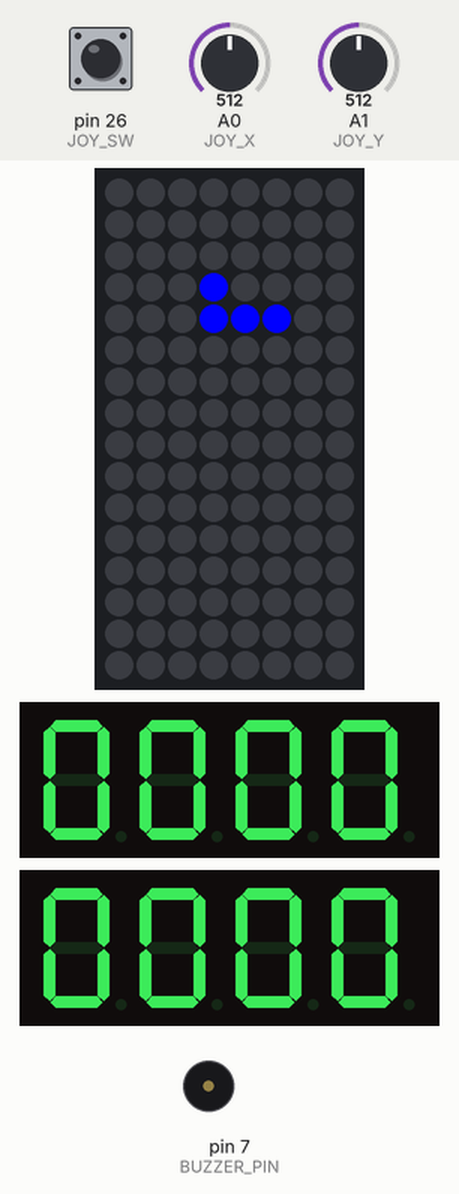
Recording of a sketch running on a simulated Arduino Mega 2560, built with avr-gcc and run on an emulated ATmega2560. Parts: 8×16 RGB LED matrix (first LED top left, wired row by row), 2 × 4-digit seven-segment display, buzzer (waves = sounding). The inputs (shaded band) are chosen by the test bench; at power-on: A1 (JOY_Y) = 512, A0 (JOY_X) = 512, pin 26 (JOY_SW) HIGH. Random numbers use the default seed unless the sketch sets one.

Above: at 1.7 s.
1.8 s: A1 (JOY_Y) set to 390
At 3.65 s:
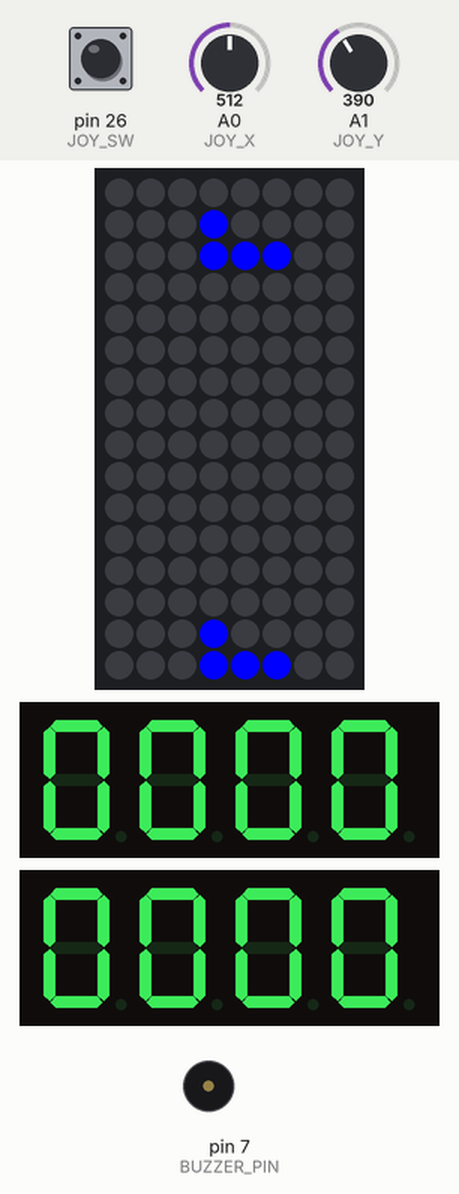
4.8 s: A0 (JOY_X) set to 586
7.8 s: A0 (JOY_X) set to 617
At 8.33 s:
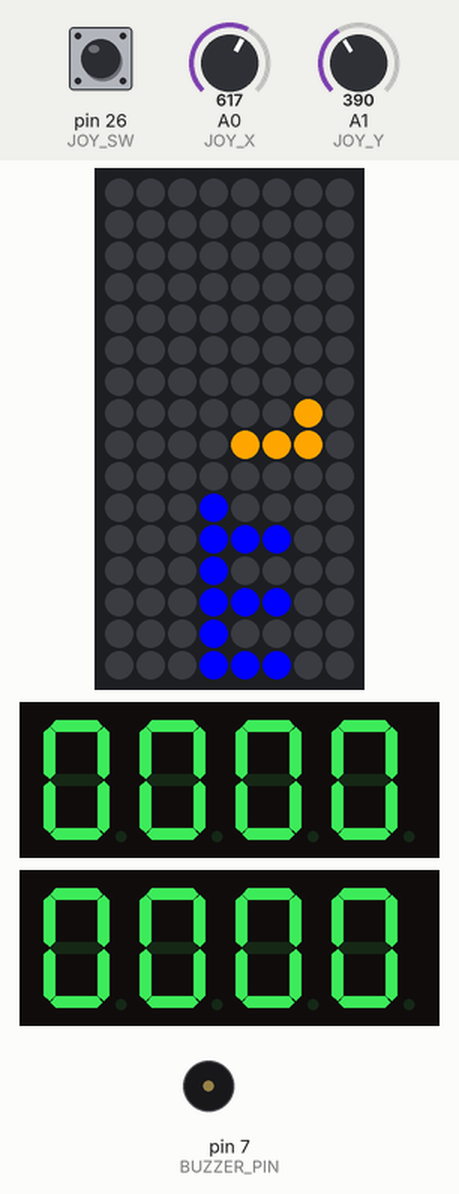
10.8 s: pin 26 (JOY_SW) pulled LOW for 1 s
At 11.61 s:
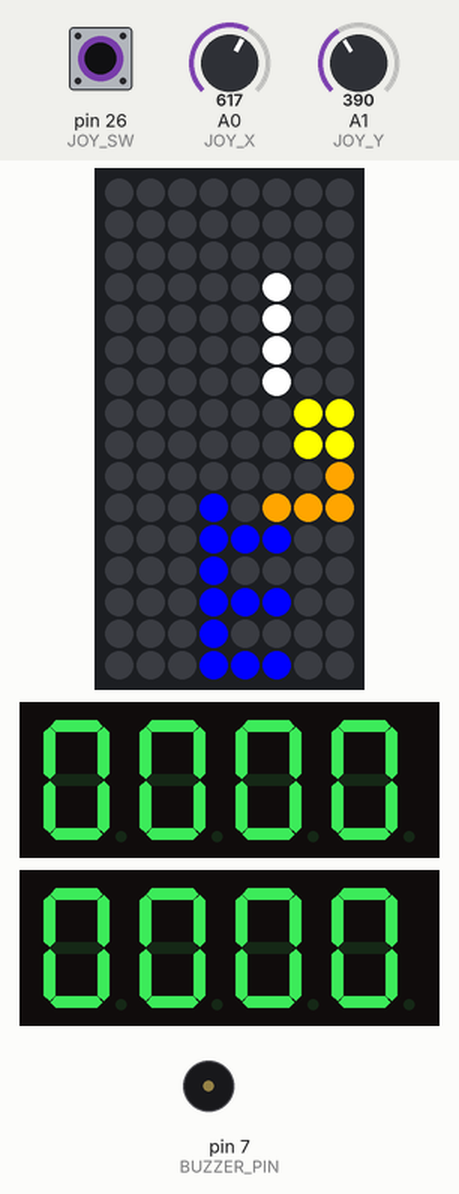
12.4 s: pin 26 (JOY_SW) pulled LOW for 0.15 s
At 12.92 s:
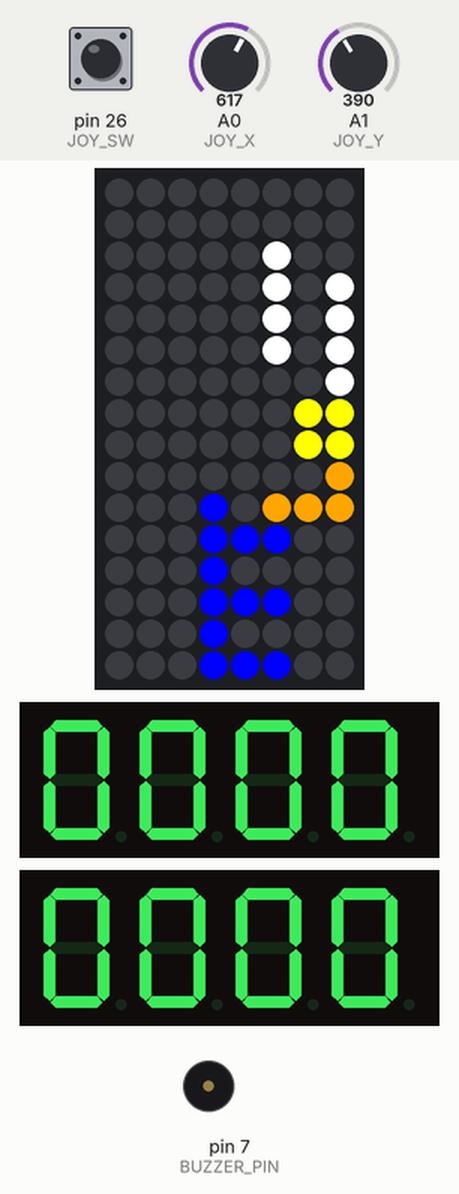
13.1 s: A1 (JOY_Y) set to 410
At 14.3 s:
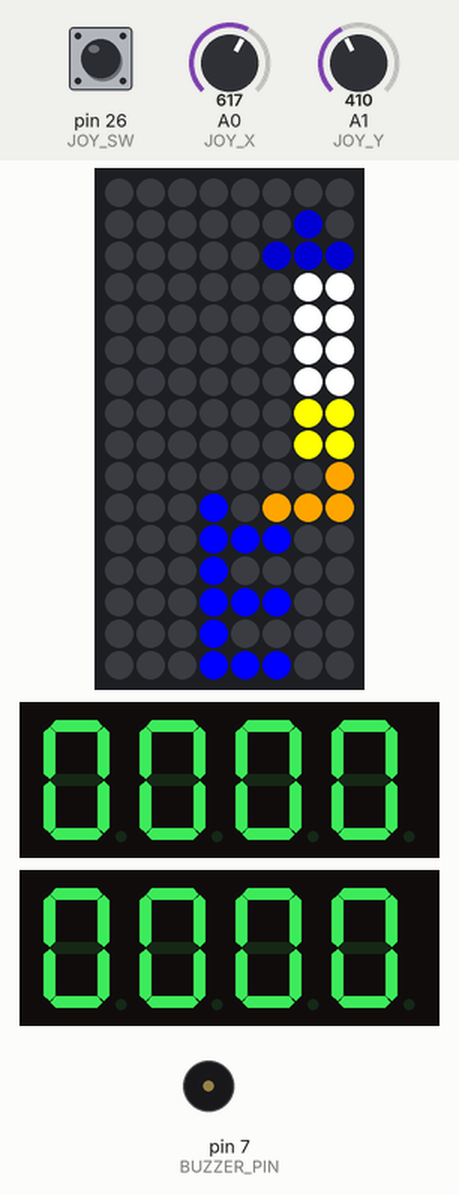
Timing chart, 0 to 18.7 s (numbered marks = the images above; inputs shaded):
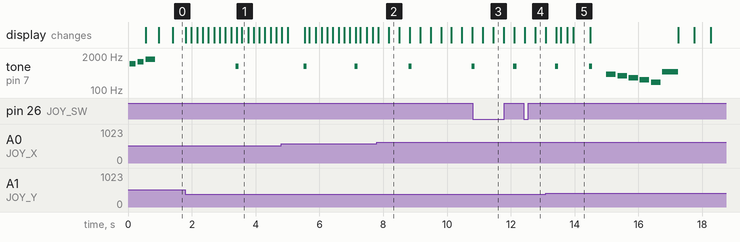

Measured:
- the behaviour switches between 600 and 601 on A0 (JOY_X) (found by bisection; images 1 and 2)
- after the input at 1.8 s, tone on pin 7 (BUZZER_PIN): silent → 800 Hz after 1.6 s, → silent 0.10 s later
- by itself, tone on pin 7 (BUZZER_PIN): plays 1000 Hz for 0.20 s, 1200 Hz for 0.20 s, 1500 Hz for 0.30 s
- what the display in image 5 shows lasts 0.5 s, from 14.0 s to 14.5 s

The sketch:

code.ino
```cpp
#include <Adafruit_NeoPixel.h>
#include <TM1637Display.h>

#define LED_PIN     6
#define WIDTH       8
#define HEIGHT      16
#define NUM_LEDS    (WIDTH * HEIGHT)

#define JOY_X       A0
#define JOY_Y       A1
#define JOY_SW      26
#define BUZZER_PIN  7

#define CLK 33  // TM1637 CLK pin
#define DIO 32  // TM1637 DIO pin

#define CLK2 42 // your NEW high score CLK
#define DIO2 43 // your NEW high score DIO

TM1637Display display(CLK, DIO);
TM1637Display highScoreDisplay(CLK2, DIO2);

Adafruit_NeoPixel leds(NUM_LEDS, LED_PIN, NEO_GRB + NEO_KHZ800);

int grid[HEIGHT][WIDTH] = {0};

unsigned long lastMove = 0;
const int moveInterval = 400;

int currentX = 3, currentY = 0;
int rotation = 0;
int currentBlockIndex = 0;
int score = 0;
int highScore = 0;


int thresholdLow = 400;
int thresholdHigh = 600;

int blockColors[] = {
  0x00FFFF, // I - Cyan
  0xFFFF00, // O - Yellow
  0x800080, // T - Purple
  0xFFA500, // L - Orange
  0x0000FF  // J - Blue
};

struct Block {
  byte shapes[4][4][4];
  int size;
};

Block blocks[] = {
  { // I
    { {{0,0,0,0},{1,1,1,1},{0,0,0,0},{0,0,0,0}},
      {{0,1,0,0},{0,1,0,0},{0,1,0,0},{0,1,0,0}},
      {{0,0,0,0},{0,0,0,0},{1,1,1,1},{0,0,0,0}},
      {{0,0,1,0},{0,0,1,0},{0,0,1,0},{0,0,1,0}} }, 4
  },
  { // O
    { {{1,1,0,0},{1,1,0,0},{0,0,0,0},{0,0,0,0}},
      {{1,1,0,0},{1,1,0,0},{0,0,0,0},{0,0,0,0}},
      {{1,1,0,0},{1,1,0,0},{0,0,0,0},{0,0,0,0}},
      {{1,1,0,0},{1,1,0,0},{0,0,0,0},{0,0,0,0}} }, 2
  },
  { // T
    { {{0,1,0,0},{1,1,1,0},{0,0,0,0},{0,0,0,0}},
      {{0,1,0,0},{0,1,1,0},{0,1,0,0},{0,0,0,0}},
      {{0,0,0,0},{1,1,1,0},{0,1,0,0},{0,0,0,0}},
      {{0,1,0,0},{1,1,0,0},{0,1,0,0},{0,0,0,0}} }, 3
  },
  { // L
    { {{0,0,1,0},{1,1,1,0},{0,0,0,0},{0,0,0,0}},
      {{0,1,0,0},{0,1,0,0},{0,1,1,0},{0,0,0,0}},
      {{0,0,0,0},{1,1,1,0},{1,0,0,0},{0,0,0,0}},
      {{1,1,0,0},{0,1,0,0},{0,1,0,0},{0,0,0,0}} }, 3
  },
  { // J
    { {{1,0,0,0},{1,1,1,0},{0,0,0,0},{0,0,0,0}},
      {{0,1,1,0},{0,1,0,0},{0,1,0,0},{0,0,0,0}},
      {{0,0,0,0},{1,1,1,0},{0,0,1,0},{0,0,0,0}},
      {{0,1,0,0},{0,1,0,0},{1,1,0,0},{0,0,0,0}} }, 3
  }
};

void setup() {
  leds.begin();
  leds.show();
  pinMode(JOY_SW, INPUT_PULLUP);
  pinMode(BUZZER_PIN, OUTPUT);
  Serial.begin(9600);
  randomSeed(analogRead(0));
  display.setBrightness(7);
  highScoreDisplay.setBrightness(7);
  display.showNumberDec(0, true);
  highScoreDisplay.showNumberDec(0, true);
  playStartSound();
  spawnBlock();
}

void loop() {
  handleInput();
  if (millis() - lastMove > moveInterval) {
    currentY++;
    if (checkCollision()) {
      currentY--;
      mergeToGrid();
      playPlaceSound();
      clearLines();
      spawnBlock();
      if (checkCollision()) {
        playGameOverSound();
        delay(2000);
        resetGame();
        return;
      }
    }
    lastMove = millis();
  }
  draw();
  display.showNumberDec(score, true);
}

void draw() {
  leds.clear();
  for (int row = 0; row < HEIGHT; row++) {
    for (int col = 0; col < WIDTH; col++) {
      if (grid[row][col]) {
        int index = getIndex(row, col);
        int color = blockColors[grid[row][col] - 1];
        leds.setPixelColor(index, color);
      }
    }
  }

  Block b = blocks[currentBlockIndex];
  for (int i = 0; i < b.size; i++) {
    for (int j = 0; j < b.size; j++) {
      if (b.shapes[rotation][i][j]) {
        int x = currentX + j;
        int y = currentY + i;
        if (x >= 0 && x < WIDTH && y >= 0 && y < HEIGHT) {
          int index = getIndex(y, x);
          int color = blockColors[currentBlockIndex];
          leds.setPixelColor(index, color);
        }
      }
    }
  }
  leds.show();
}

void handleInput() {
  int xVal = analogRead(JOY_X);
  int yVal = analogRead(JOY_Y);
  static bool lastBtn = HIGH;
  bool btn = digitalRead(JOY_SW);

  if (xVal < thresholdLow) {
    currentX--;
    if (checkCollision()) currentX++;
    delay(150);
  } else if (xVal > thresholdHigh) {
    currentX++;
    if (checkCollision()) currentX--;
    delay(150);
  }

  if (yVal < thresholdLow) {
    currentY++;
    if (checkCollision()) currentY--;
    delay(150);
  }

  if (btn == LOW && lastBtn == HIGH) {
    rotateBlock();
  }
  lastBtn = btn;
}

void rotateBlock() {
  int prev = rotation;
  rotation = (rotation + 1) % 4;
  if (checkCollision()) rotation = prev;
}

bool checkCollision() {
  Block b = blocks[currentBlockIndex];
  for (int i = 0; i < b.size; i++) {
    for (int j = 0; j < b.size; j++) {
      if (b.shapes[rotation][i][j]) {
        int x = currentX + j;
        int y = currentY + i;
        if (x < 0 || x >= WIDTH || y < 0 || y >= HEIGHT || grid[y][x])
          return true;
      }
    }
  }
  return false;
}

void mergeToGrid() {
  Block b = blocks[currentBlockIndex];
  for (int i = 0; i < b.size; i++) {
    for (int j = 0; j < b.size; j++) {
      if (b.shapes[rotation][i][j]) {
        int x = currentX + j;
        int y = currentY + i;
        if (x >= 0 && x < WIDTH && y >= 0 && y < HEIGHT)
          grid[y][x] = currentBlockIndex + 1;
      }
    }
  }
}

void spawnBlock() {
  currentBlockIndex = random(0, sizeof(blocks) / sizeof(blocks[0]));
  currentX = 3;
  currentY = 0;
  rotation = 0;
}

void clearLines() {
  for (int i = HEIGHT - 1; i >= 0; i--) {
    bool full = true;
    for (int j = 0; j < WIDTH; j++) {
      if (!grid[i][j]) {
        full = false;
        break;
      }
    }
    if (full) {
      playClearLineSound();
      score += 100;

  display.showNumberDec(score, true);

// Check and update high score if needed
if (score > highScore) {
  highScore = score;
  highScoreDisplay.showNumberDec(highScore, true);
}

      for (int row = i; row > 0; row--) {
        for (int col = 0; col < WIDTH; col++) {
          grid[row][col] = grid[row - 1][col];
        }
      }
      for (int col = 0; col < WIDTH; col++) {
        grid[0][col] = 0;
      }
      i++; // recheck this row
    }
  }
}

void resetGame() {
  memset(grid, 0, sizeof(grid));
  score = 0;
  spawnBlock();
}

int getIndex(int row, int col) {
  return row % 2 == 0 ? row * WIDTH + col : row * WIDTH + (WIDTH - 1 - col);
}

void playStartSound() {
  tone(BUZZER_PIN, 1000, 200); delay(250);
  tone(BUZZER_PIN, 1200, 200); delay(250);
  tone(BUZZER_PIN, 1500, 300);
}

void playPlaceSound() {
  tone(BUZZER_PIN, 800, 100);
}

void playClearLineSound() {
  for (int i = 0; i < 3; i++) {
    tone(BUZZER_PIN, 1000 + i * 200, 100);
    delay(100);
  }
}

void playGameOverSound() {
  int melody[] = {400, 350, 300, 250, 200}; // Notes (frequencies)
  int noteDuration = 300; // Duration of each note

  for (int i = 0; i < 5; i++) {
    tone(BUZZER_PIN, melody[i], noteDuration);
    delay(noteDuration + 50); // Delay between notes
  }

  tone(BUZZER_PIN, 500, 500); // Final note
  delay(500);

  playGameOverAnimation(); // Game over animation
}

void playGameOverAnimation() {
  unsigned long startTime = millis();
  unsigned long flashDuration = 2000; // Flash for 2 seconds
  bool flashState = true; // LED state for flashing
  int offset = 0;

  while (millis() - startTime < flashDuration) {
    if (flashState) {
      showGameOverText(offset);  // Show the text when it's on
    } else {
      leds.clear();  // Turn off LEDs when it's off
    }

    leds.show();  // Update LED grid
    flashState = !flashState;  // Toggle the state
    delay(500);  // Delay for flashing effect
    offset++;  // Move the text down
    if (offset >= HEIGHT) {
      offset = 0; // Reset the text to the top when it's done
    }
  }

  fadeOutLights();
}

void showGameOverText(int offset) {
  // Display the "Game Over" text flowing down
  for (int row = 0; row < HEIGHT; row++) {
    for (int col = 0; col < WIDTH; col++) {
      if ((row - offset) >= 0 && (row - offset) <= 1) {
        if ((col == 1 || col == 2 || col == 3 || col == 4 || col == 5)) {
          leds.setPixelColor(getIndex(row, col), 255, 0, 0);  // Red color for "Game Over"
        }
      }
    }
  }
}

void fadeOutLights() {
  for (int brightness = 255; brightness >= 0; brightness--) {
    for (int i = 0; i < NUM_LEDS; i++) {
      leds.setPixelColor(i, leds.Color(0, 0, 0, brightness)); // Fade out all LEDs gradually
    }
    leds.show();
    delay(10); // Slow fade effect
  }
}
```
